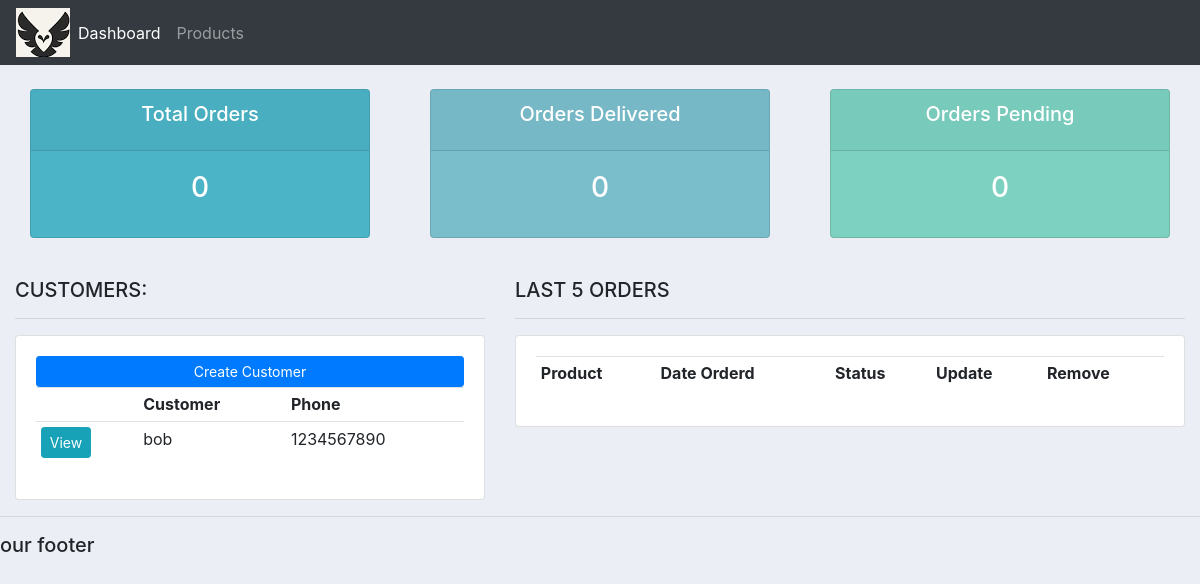
The app's page /, older data.
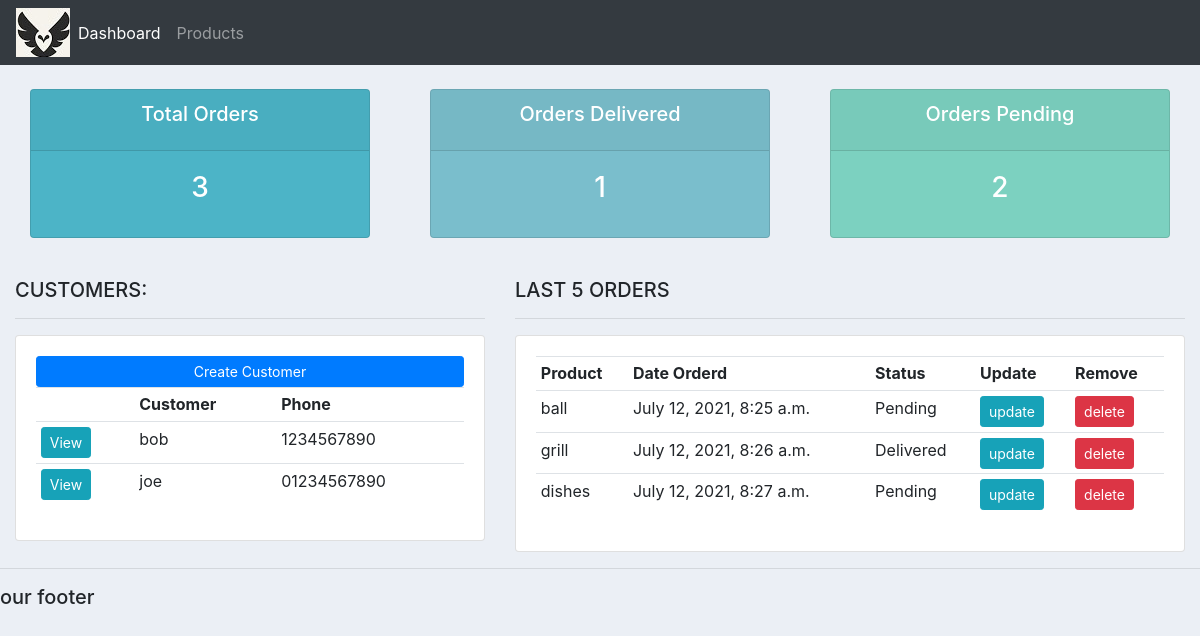
The same page, newer data.
### accounts/models.py (models this page shows, shortened)
class Customer(models.Model):
    name = models.CharField(max_length=200, null=True)
    phone = models.CharField(max_length=200, null=True)
    email = models.CharField(max_length=200, null=True)
    date_created = models.DateTimeField(auto_now_add=True)

class Order(models.Model):
    STATUS = (
            ('Pending', 'Pending'),
			('Out for delivery', 'Out for delivery'),
			('Delivered', 'Delivered'),
    )
    customer = models.ForeignKey(Customer, null= True, on_delete= models.SET_NULL)
    product = models.ForeignKey(Product, null= True, on_delete= models.SET_NULL)
    date_created = models.DateTimeField(auto_now_add=True)
    status = models.CharField(max_length=200, null=True, choices=STATUS)
    note = models.CharField(max_length=1000, null=True)

class Product(models.Model):
    CATEGORY = (
			('Indoor', 'Indoor'),
			('Out Door', 'Out Door'),
			)
    name = models.CharField(max_length=200, null=True)
    price = models.FloatField(null=True)
    category = models.CharField(max_length=200, null=True, choices=CATEGORY)
    description = models.CharField(max_length=200, null=True, blank=True)
    date_created = models.DateTimeField(auto_now_add=True)
    tag = models.ManyToManyField(Tag)
    def __str__(self):
        return self.name

### accounts/views.py (the view)
# urls.py: path('', views.home, name="home"),
def home(request):
    orders = Order.objects.all()
    customers = Customer.objects.all()
    total_customers = customers.count()
    total_orders = orders.count()
    delivered = orders.filter(status='Delivered').count()
    pending = orders.filter(status='Pending').count()
    context = {'orders':orders, 'customers': customers,'total_orders':total_orders,'delivered':delivered,
	'pending':pending }
    return render(request, 'accounts/dashboard.html', context)

### accounts/templates/accounts/dashboard.html
{% extends 'accounts/main.html' %}
{% block content %}
{% include 'accounts/status.html' %}
<br>
<div class="row">
	<div class="col-md-5">
		<h5>CUSTOMERS:</h5>
		<hr>
		<div class="card card-body">
			<a class="btn btn-primary  btn-sm btn-block" href="">Create Customer</a>
			<table class="table table-sm">
				<tr>
					<th></th>
					<th>Customer</th>
					<th>Phone</th>
				</tr>
				{% for customer in customers %}
				<tr>
					<td><a class="btn btn-sm btn-info" href="{% url 'customer' customer.id %}">View</a></td>
					<td>{{customer.name}}</td>
					<td>{{customer.phone}}</td>
				</tr>
				{% endfor %}
			</table>
		</div>
	</div>
	<div class="col-md-7">
		<h5>LAST 5 ORDERS</h5>
		<hr>
		<div class="card card-body">
			<table class="table table-sm">
				<tr>
					<th>Product</th>
					<th>Date Orderd</th>
					<th>Status</th>
					<th>Update</th>
					<th>Remove</th>
				</tr>
				{% for order in orders %}
				<tr>
					<td>{{order.product}}</td>
					<td>{{order.date_created}}</td>
					<td>{{order.status}}</td>
					<td><a class="btn btn-sm btn-info"  href="{% url 'update_order' order.id %}">update</a></td>
					<td><a class="btn btn-sm btn-danger" href="{% url 'delete_order' order.id %}">delete</a></td>
				</tr>
				{% endfor %}
			</table>
		</div>
	</div>
</div>
{% endblock %}

Row changes from the older to the newer data that the page shows:
added Customer: name "joe", phone "01234567890"
added Order: product "ball", date_created "July 12, 2021, 8:25 a.m.", status "Pending"
added Order: product "grill", date_created "July 12, 2021, 8:26 a.m.", status "Delivered"
added Order: product "dishes", date_created "July 12, 2021, 8:27 a.m.", status "Pending"
Text that changed along with them:
{{ total_orders }}: "0" → "3"
{{ delivered }}: "0" → "1"
{{ pending }}: "0" → "2"
